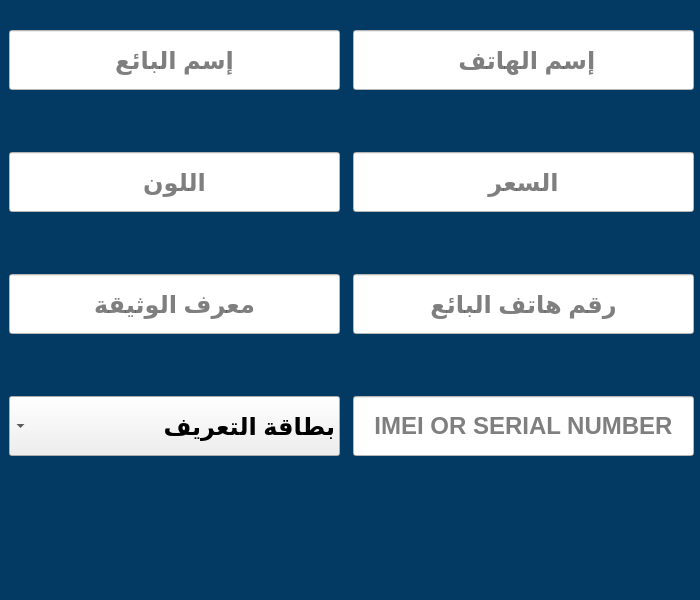
<?xml version="1.0" encoding="UTF-8"?>
<ui version="4.0">
 <class>Form</class>
 <widget class="QWidget" name="Form">
  <property name="geometry">
   <rect>
    <x>0</x>
    <y>0</y>
    <width>700</width>
    <height>600</height>
   </rect>
  </property>
  <property name="minimumSize">
   <size>
    <width>700</width>
    <height>600</height>
   </size>
  </property>
  <property name="maximumSize">
   <size>
    <width>700</width>
    <height>600</height>
   </size>
  </property>
  <property name="windowTitle">
   <string>Form</string>
  </property>
  <property name="styleSheet">
   <string notr="true">background-color:#033a63;</string>
  </property>
  <widget class="QWidget" name="verticalLayoutWidget">
   <property name="geometry">
    <rect>
     <x>9</x>
     <y>30</y>
     <width>331</width>
     <height>431</height>
    </rect>
   </property>
   <layout class="QVBoxLayout" name="verticalLayout">
    <item>
     <widget class="QLineEdit" name="seller_name">
      <property name="minimumSize">
       <size>
        <width>0</width>
        <height>60</height>
       </size>
      </property>
      <property name="maximumSize">
       <size>
        <width>16777215</width>
        <height>60</height>
       </size>
      </property>
      <property name="font">
       <font>
        <pointsize>18</pointsize>
        <bold>true</bold>
       </font>
      </property>
      <property name="styleSheet">
       <string notr="true">background-color:white;</string>
      </property>
      <property name="maxLength">
       <number>30</number>
      </property>
      <property name="alignment">
       <set>Qt::AlignCenter</set>
      </property>
      <property name="placeholderText">
       <string>إسم البائع</string>
      </property>
     </widget>
    </item>
    <item>
     <widget class="QLabel" name="seller_name_err">
      <property name="minimumSize">
       <size>
        <width>0</width>
        <height>50</height>
       </size>
      </property>
      <property name="maximumSize">
       <size>
        <width>16777215</width>
        <height>50</height>
       </size>
      </property>
      <property name="font">
       <font>
        <pointsize>14</pointsize>
        <bold>true</bold>
       </font>
      </property>
      <property name="styleSheet">
       <string notr="true">color:white;</string>
      </property>
      <property name="text">
       <string/>
      </property>
      <property name="alignment">
       <set>Qt::AlignCenter</set>
      </property>
     </widget>
    </item>
    <item>
     <widget class="QLineEdit" name="mobile_color">
      <property name="minimumSize">
       <size>
        <width>0</width>
        <height>60</height>
       </size>
      </property>
      <property name="maximumSize">
       <size>
        <width>16777215</width>
        <height>60</height>
       </size>
      </property>
      <property name="font">
       <font>
        <pointsize>18</pointsize>
        <bold>true</bold>
       </font>
      </property>
      <property name="styleSheet">
       <string notr="true">background-color:white;</string>
      </property>
      <property name="maxLength">
       <number>15</number>
      </property>
      <property name="alignment">
       <set>Qt::AlignCenter</set>
      </property>
      <property name="placeholderText">
       <string>اللون</string>
      </property>
     </widget>
    </item>
    <item>
     <widget class="QLabel" name="mobile_color_err">
      <property name="minimumSize">
       <size>
        <width>0</width>
        <height>50</height>
       </size>
      </property>
      <property name="maximumSize">
       <size>
        <width>16777215</width>
        <height>50</height>
       </size>
      </property>
      <property name="font">
       <font>
        <pointsize>14</pointsize>
        <bold>true</bold>
       </font>
      </property>
      <property name="styleSheet">
       <string notr="true">color:white;</string>
      </property>
      <property name="text">
       <string/>
      </property>
      <property name="alignment">
       <set>Qt::AlignCenter</set>
      </property>
     </widget>
    </item>
    <item>
     <widget class="QLineEdit" name="document_id">
      <property name="minimumSize">
       <size>
        <width>0</width>
        <height>60</height>
       </size>
      </property>
      <property name="maximumSize">
       <size>
        <width>16777215</width>
        <height>60</height>
       </size>
      </property>
      <property name="font">
       <font>
        <pointsize>18</pointsize>
        <bold>true</bold>
       </font>
      </property>
      <property name="styleSheet">
       <string notr="true">background-color:white;</string>
      </property>
      <property name="maxLength">
       <number>20</number>
      </property>
      <property name="alignment">
       <set>Qt::AlignCenter</set>
      </property>
      <property name="placeholderText">
       <string>معرف الوثيقة</string>
      </property>
     </widget>
    </item>
    <item>
     <widget class="QLabel" name="document_id_err">
      <property name="minimumSize">
       <size>
        <width>0</width>
        <height>50</height>
       </size>
      </property>
      <property name="maximumSize">
       <size>
        <width>16777215</width>
        <height>50</height>
       </size>
      </property>
      <property name="font">
       <font>
        <pointsize>14</pointsize>
        <bold>true</bold>
       </font>
      </property>
      <property name="styleSheet">
       <string notr="true">color:white;</string>
      </property>
      <property name="text">
       <string/>
      </property>
      <property name="alignment">
       <set>Qt::AlignCenter</set>
      </property>
     </widget>
    </item>
    <item>
     <widget class="QComboBox" name="document_type">
      <property name="minimumSize">
       <size>
        <width>0</width>
        <height>60</height>
       </size>
      </property>
      <property name="maximumSize">
       <size>
        <width>16777215</width>
        <height>60</height>
       </size>
      </property>
      <property name="font">
       <font>
        <pointsize>18</pointsize>
        <bold>true</bold>
       </font>
      </property>
      <property name="layoutDirection">
       <enum>Qt::RightToLeft</enum>
      </property>
      <property name="styleSheet">
       <string notr="true">background-color:none;</string>
      </property>
      <item>
       <property name="text">
        <string>بطاقة التعريف</string>
       </property>
      </item>
      <item>
       <property name="text">
        <string>رخصة السياقة</string>
       </property>
      </item>
      <item>
       <property name="text">
        <string>جواز السفر</string>
       </property>
      </item>
     </widget>
    </item>
   </layout>
  </widget>
  <widget class="QWidget" name="verticalLayoutWidget_2">
   <property name="geometry">
    <rect>
     <x>353</x>
     <y>30</y>
     <width>341</width>
     <height>484</height>
    </rect>
   </property>
   <layout class="QVBoxLayout" name="verticalLayout_2">
    <item>
     <widget class="QLineEdit" name="mobile_name">
      <property name="minimumSize">
       <size>
        <width>0</width>
        <height>60</height>
       </size>
      </property>
      <property name="maximumSize">
       <size>
        <width>16777215</width>
        <height>60</height>
       </size>
      </property>
      <property name="font">
       <font>
        <pointsize>18</pointsize>
        <bold>true</bold>
       </font>
      </property>
      <property name="styleSheet">
       <string notr="true">background-color:white;</string>
      </property>
      <property name="maxLength">
       <number>30</number>
      </property>
      <property name="alignment">
       <set>Qt::AlignCenter</set>
      </property>
      <property name="placeholderText">
       <string>إسم الهاتف </string>
      </property>
     </widget>
    </item>
    <item>
     <widget class="QLabel" name="mobile_name_err">
      <property name="minimumSize">
       <size>
        <width>0</width>
        <height>50</height>
       </size>
      </property>
      <property name="maximumSize">
       <size>
        <width>16777215</width>
        <height>50</height>
       </size>
      </property>
      <property name="font">
       <font>
        <pointsize>14</pointsize>
        <bold>true</bold>
       </font>
      </property>
      <property name="styleSheet">
       <string notr="true">color:white;</string>
      </property>
      <property name="text">
       <string/>
      </property>
      <property name="alignment">
       <set>Qt::AlignCenter</set>
      </property>
     </widget>
    </item>
    <item>
     <widget class="QLineEdit" name="price">
      <property name="minimumSize">
       <size>
        <width>0</width>
        <height>60</height>
       </size>
      </property>
      <property name="maximumSize">
       <size>
        <width>16777215</width>
        <height>60</height>
       </size>
      </property>
      <property name="font">
       <font>
        <pointsize>18</pointsize>
        <bold>true</bold>
       </font>
      </property>
      <property name="styleSheet">
       <string notr="true">background-color:white;</string>
      </property>
      <property name="maxLength">
       <number>6</number>
      </property>
      <property name="alignment">
       <set>Qt::AlignCenter</set>
      </property>
      <property name="placeholderText">
       <string>السعر</string>
      </property>
     </widget>
    </item>
    <item>
     <widget class="QLabel" name="price_err">
      <property name="minimumSize">
       <size>
        <width>0</width>
        <height>50</height>
       </size>
      </property>
      <property name="maximumSize">
       <size>
        <width>16777215</width>
        <height>50</height>
       </size>
      </property>
      <property name="font">
       <font>
        <pointsize>14</pointsize>
        <bold>true</bold>
       </font>
      </property>
      <property name="styleSheet">
       <string notr="true">color:white;</string>
      </property>
      <property name="text">
       <string/>
      </property>
      <property name="alignment">
       <set>Qt::AlignCenter</set>
      </property>
     </widget>
    </item>
    <item>
     <widget class="QLineEdit" name="seller_tel">
      <property name="minimumSize">
       <size>
        <width>0</width>
        <height>60</height>
       </size>
      </property>
      <property name="maximumSize">
       <size>
        <width>16777215</width>
        <height>60</height>
       </size>
      </property>
      <property name="font">
       <font>
        <pointsize>18</pointsize>
        <bold>true</bold>
       </font>
      </property>
      <property name="styleSheet">
       <string notr="true">background-color:white;</string>
      </property>
      <property name="maxLength">
       <number>13</number>
      </property>
      <property name="alignment">
       <set>Qt::AlignCenter</set>
      </property>
      <property name="placeholderText">
       <string>رقم هاتف البائع</string>
      </property>
     </widget>
    </item>
    <item>
     <widget class="QLabel" name="seller_tel_err">
      <property name="minimumSize">
       <size>
        <width>0</width>
        <height>50</height>
       </size>
      </property>
      <property name="maximumSize">
       <size>
        <width>16777215</width>
        <height>50</height>
       </size>
      </property>
      <property name="font">
       <font>
        <pointsize>14</pointsize>
        <bold>true</bold>
       </font>
      </property>
      <property name="styleSheet">
       <string notr="true">color:white;</string>
      </property>
      <property name="text">
       <string/>
      </property>
      <property name="alignment">
       <set>Qt::AlignCenter</set>
      </property>
     </widget>
    </item>
    <item>
     <widget class="QLineEdit" name="imei_serial">
      <property name="minimumSize">
       <size>
        <width>0</width>
        <height>60</height>
       </size>
      </property>
      <property name="maximumSize">
       <size>
        <width>16777215</width>
        <height>60</height>
       </size>
      </property>
      <property name="font">
       <font>
        <pointsize>18</pointsize>
        <bold>true</bold>
       </font>
      </property>
      <property name="styleSheet">
       <string notr="true">background-color:white;</string>
      </property>
      <property name="maxLength">
       <number>15</number>
      </property>
      <property name="alignment">
       <set>Qt::AlignCenter</set>
      </property>
      <property name="placeholderText">
       <string>IMEI OR SERIAL NUMBER</string>
      </property>
     </widget>
    </item>
    <item>
     <widget class="QLabel" name="imei_serial_err">
      <property name="minimumSize">
       <size>
        <width>0</width>
        <height>50</height>
       </size>
      </property>
      <property name="maximumSize">
       <size>
        <width>16777215</width>
        <height>50</height>
       </size>
      </property>
      <property name="font">
       <font>
        <pointsize>14</pointsize>
        <bold>true</bold>
       </font>
      </property>
      <property name="styleSheet">
       <string notr="true">color:white;</string>
      </property>
      <property name="text">
       <string/>
      </property>
      <property name="alignment">
       <set>Qt::AlignCenter</set>
      </property>
     </widget>
    </item>
   </layout>
  </widget>
  <widget class="QWidget" name="horizontalLayoutWidget">
   <property name="geometry">
    <rect>
     <x>10</x>
     <y>530</y>
     <width>681</width>
     <height>62</height>
    </rect>
   </property>
   <layout class="QHBoxLayout" name="horizontalLayout">
    <item>
     <widget class="QPushButton" name="save_btn">
      <property name="minimumSize">
       <size>
        <width>60</width>
        <height>60</height>
       </size>
      </property>
      <property name="maximumSize">
       <size>
        <width>200</width>
        <height>60</height>
       </size>
      </property>
      <property name="cursor">
       <cursorShape>PointingHandCursor</cursorShape>
      </property>
      <property name="styleSheet">
       <string notr="true">QPushButton:hover{
	background-color:#3f5482;
	border: 1px solid #3f5482;
}</string>
      </property>
      <property name="text">
       <string/>
      </property>
      <property name="icon">
       <iconset>
        <normaloff>../icons/save.svg</normaloff>../icons/save.svg</iconset>
      </property>
      <property name="iconSize">
       <size>
        <width>50</width>
        <height>50</height>
       </size>
      </property>
      <property name="flat">
       <bool>true</bool>
      </property>
     </widget>
    </item>
    <item>
     <widget class="QPushButton" name="cancel_btn">
      <property name="minimumSize">
       <size>
        <width>60</width>
        <height>60</height>
       </size>
      </property>
      <property name="maximumSize">
       <size>
        <width>200</width>
        <height>60</height>
       </size>
      </property>
      <property name="cursor">
       <cursorShape>PointingHandCursor</cursorShape>
      </property>
      <property name="styleSheet">
       <string notr="true">QPushButton:hover{
	background-color:#3f5482;
	border: 1px solid #3f5482;
}</string>
      </property>
      <property name="text">
       <string/>
      </property>
      <property name="icon">
       <iconset>
        <normaloff>../icons/cancel.svg</normaloff>../icons/cancel.svg</iconset>
      </property>
      <property name="iconSize">
       <size>
        <width>50</width>
        <height>50</height>
       </size>
      </property>
      <property name="flat">
       <bool>true</bool>
      </property>
     </widget>
    </item>
   </layout>
  </widget>
 </widget>
 <resources/>
 <connections>
  <connection>
   <sender>cancel_btn</sender>
   <signal>clicked()</signal>
   <receiver>Form</receiver>
   <slot>close()</slot>
   <hints>
    <hint type="sourcelabel">
     <x>171</x>
     <y>559</y>
    </hint>
    <hint type="destinationlabel">
     <x>7</x>
     <y>-5</y>
    </hint>
   </hints>
  </connection>
 </connections>
</ui>
